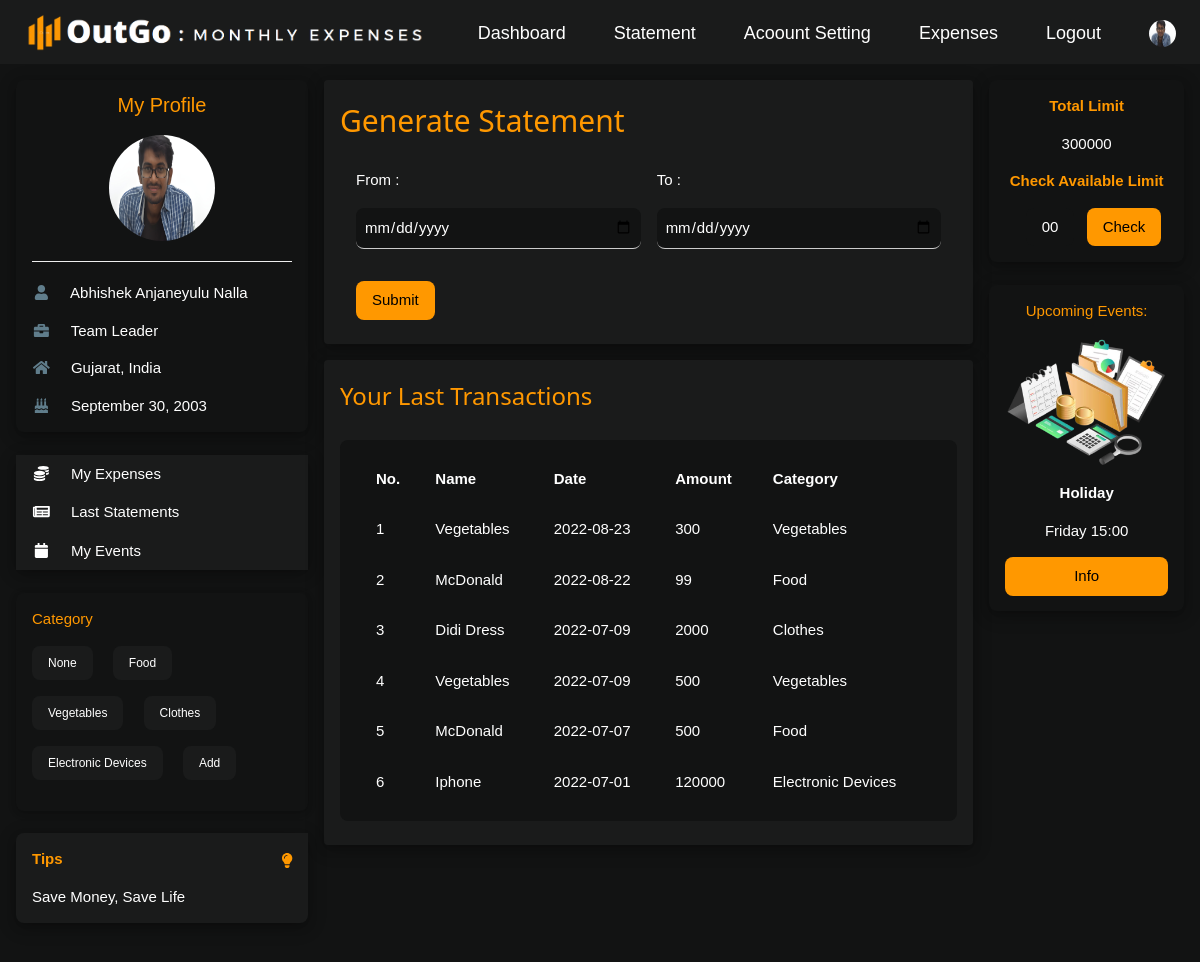
Page /user/statement.php (signed in) on the committed database.
### tables this page shows
CREATE TABLE `tbl_user` (
  `u_id` int(11) NOT NULL,
  `name` varchar(255) DEFAULT NULL,
  `username` varchar(255) DEFAULT NULL,
  `email` varchar(255) NOT NULL,
  `phone_no` varchar(10) DEFAULT NULL,
  `password` varchar(100) NOT NULL,
  `dob` date DEFAULT NULL,
  `age` int(11) DEFAULT NULL,
  `job` varchar(255) DEFAULT NULL,
  `salary` int(11) DEFAULT NULL,
  `expense_limit` int(11) DEFAULT NULL,
  `address` varchar(255) DEFAULT NULL,
  `city` varchar(255) DEFAULT NULL,
  `state` varchar(255) DEFAULT NULL,
  `country` varchar(255) DEFAULT NULL,
  `bio` varchar(510) DEFAULT NULL,
  `image` varchar(255) NOT NULL,
  `log` int(11) NOT NULL DEFAULT 0,
  `joined_since` date DEFAULT NULL
);

CREATE TABLE `tbl_category` (
  `c_id` int(11) NOT NULL,
  `cname` varchar(255) NOT NULL,
  `createdAt` date NOT NULL
);

CREATE TABLE `tbl_tips` (
  `t_id` int(11) NOT NULL,
  `msg` varchar(255) NOT NULL
);

CREATE TABLE `tbl_expenses` (
  `e_id` int(11) NOT NULL,
  `u_id` int(11) NOT NULL,
  `ename` varchar(255) NOT NULL,
  `date` date NOT NULL,
  `time` time DEFAULT NULL,
  `amount` varchar(10) NOT NULL,
  `category` varchar(255) NOT NULL,
  `comment` varchar(255) DEFAULT NULL
);

### user/statement.php (the view, shortened to what this page needs)
<?php
    if(isset($_SESSION['user']))
    {
        include '../connection.php';
        $userId=$_SESSION['user'];
        $ttl_amt=0;
        $index=0;
        $userDetails="SELECT * FROM tbl_user WHERE u_id='$userId'";
        $userDetailsResult=mysqli_query($conn,$userDetails);
        $userInfo=mysqli_fetch_assoc($userDetailsResult);
        $userName=$userInfo['name'];
        $userJob=$userInfo['job'];
        $userState=$userInfo['state'];
        $userCountry=$userInfo['country'];
        $dob=$userInfo['dob'];
        $image=$userInfo['image'];
        $date1=date_create($dob);
        $dob=date_format($date1,"F d, Y");
        $fetchExpenses="SELECT * FROM tbl_expenses WHERE u_id='$userId'";
        $fetchExpensesResult=mysqli_query($conn,$fetchExpenses);
        $allExpenses=mysqli_fetch_all($fetchExpensesResult,MYSQLI_ASSOC);
        foreach($allExpenses as $exp)
        {
            $amt=$exp['amount'];
            $ttl_amt=$ttl_amt+$amt;
        }
        $total_limit=$userInfo['expense_limit'];
        $limit=$total_limit-$ttl_amt;
        $fetchCategory="SELECT * FROM tbl_category";
        $fetchCategoryResult=mysqli_query($conn,$fetchCategory);
        $allCategory=mysqli_fetch_all($fetchCategoryResult,MYSQLI_ASSOC);
        ?>
<!DOCTYPE html>
<html>
<head>
    <link rel="stylesheet" href="../dj-style.css">
    <link rel="stylesheet" href="https://use.fontawesome.com/releases/v5.0.7/css/all.css">
</head>
<body class="dj-premium">
    <div class="dj-top">
        <div class="dj-bar dj-silver dj-left-align dj-large">
            <a href="#" class="dj-bar-item dj-padding-large"><img src="../images/1111.png" width="400rem"
                    height="40rem"></a>
            <a href="#" class="dj-bar-item dj-hide-small dj-right dj-padding-large dj-remove-underline"
                style="margin-top: 0.5rem;" title="My Account">
                <img src="<?php echo "../uploadProfiles/".$image; ?>" class="dj-circle" style="height:27px;width:27px" alt="Avatar">
            </a>
            <a href="../logout.php" class="dj-bar-item dj-hide-small dj-padding-large dj-remove-underline dj-right"
                style="margin-top: 0.5rem;" title="Logout">Logout</a>
            <a href="myexpenses.php" class="dj-bar-item dj-hide-small dj-padding-large dj-remove-underline dj-right"
                style="margin-top: 0.5rem;" title="Expenses">Expenses</a>
            <a href="#" class="dj-bar-item dj-hide-small dj-padding-large dj-remove-underline dj-right"
                style="margin-top: 0.5rem;" title="Account Settings">Acoount Setting</a>
            <a href="#" class="dj-bar-item dj-hide-small dj-padding-large dj-remove-underline dj-right"
                style="margin-top: 0.5rem;" title="Statement">Statement</a>
            <a href="dashboard.php" class="dj-bar-item dj-hide-small dj-padding-large dj-remove-underline dj-right"
                style="margin-top: 0.5rem;" title="Statement">Dashboard</a>
        </div>
    </div>
    <div class="dj-container dj-content" style="max-width:1400px;margin-top:80px">
        <div class="dj-row">
            <div class="dj-col m3">
                <div class="dj-card-4 dj-round-large dj-premium dj-hover-shadow-white">
                    <div class="dj-container">
                        <h4 class="dj-center dj-text-orange"><a href="myprofile.php" style="text-decoration: none;">My
                                Profile</a></h4>
                        <p class="dj-center"><img src="<?php echo "../uploadProfiles/".$image; ?>" class="dj-circle"
                                style="height:106px;width:106px" alt="Avatar"></p>
                        <hr>
                        <p><i class="fa fa-user fa-fw dj-margin-right dj-text-theme"></i> <?php echo $userName; ?></p>
                        <p><i class="fa fa-briefcase fa-fw dj-margin-right dj-text-theme"></i> <?php echo $userJob; ?>
                        </p>
                        <p><i class="fa fa-home fa-fw dj-margin-right dj-text-theme"></i>
                            <?php echo "$userState, ".$userCountry; ?></p>
                        <p><i class="fa fa-birthday-cake fa-fw dj-margin-right dj-text-theme"></i> <?php echo $dob; ?>
                        </p>
                    </div>
                </div>
                <br>
                <div class="dj-card-4 dj-round-large dj-hover-shadow-white">
                    <div class="dj-silver">
                        <button onclick="myFunction('Demo1')" class="dj-button dj-block dj-left-align"><i
                                class="fa fa-coins fa-fw dj-margin-right"></i> My Expenses</button>
                        <button onclick="myFunction('Demo2')" class="dj-button dj-block dj-left-align"><i
                                class="fa fa-newspaper fa-fw dj-margin-right"></i> Last Statements</button>
                        <button onclick="myFunction('Demo3')" class="dj-button dj-block dj-left-align"><i
                                class="fa fa-calendar fa-fw dj-margin-right"></i> My Events</button>
                    </div>
                </div>
                <br>
                <div class="dj-card dj-round-large dj-premium dj-hide-small dj-hover-shadow-white">
                    <div class="dj-container">
                        <p class="dj-text-orange">Category</p>
                        <p>
                            <?php
                            foreach($allCategory as $cat)
                            {
                                $ca_name=$cat['cname'];
                            ?>
                            <span
                                class="dj-tag dj-small dj-silver dj-round-large dj-padding dj-margin-bottom dj-margin-right"><?php echo $ca_name; ?></span>
                            <?php
                            }
                            ?>
                            <span
                                class="dj-tag dj-small dj-silver dj-round-large dj-padding dj-margin-bottom dj-margin-right"><a href="#" style="text-decoration: none;">Add</a></span>
                        </p>
                    </div>
                </div>
                <br>
                <div
                    class="dj-container dj-display-container dj-round-large dj-silver dj-card-4 dj-margin-bottom dj-hide-small dj-hover-shadow-white">
                    <span onclick="this.parentElement.style.display='none'" class="dj-button dj-display-topright">
                        <i class="fa fa-lightbulb dj-text-orange" style="margin-top: 12px;"></i>
                    </span>
                    <?php
                        $views=$_SESSION['views'];
                        $sql="SELECT * FROM tbl_tips WHERE t_id='$views'";
                        $result=mysqli_query($conn,$sql);
                        $num=mysqli_num_rows($result);
                        if($num)
                        {
                            $sql="SELECT * FROM tbl_tips WHERE t_id='$views'";
                            $result=mysqli_query($conn,$sql);
                            $allTips=mysqli_fetch_assoc($result);
                            ?>
                            <p class="dj-text-orange"><strong>Tips</strong></p>
                            <p><?php echo $allTips['msg']; ?></p>
                            <?php
                        }
                    ?>
                </div>
            </div>
            <div class="dj-col m7">
                <div class="dj-row-padding">
                    <div class="dj-col m12">
                        <div class="dj-card-4 dj-round dj-silver dj-hover-shadow-white">
                            <div class="dj-container dj-padding dj-margin-bottom">
                                <h2 class="dj-text-orange">Generate Statement</h2>
                                <form action="generatestatement.php" method="post">
                                    <div class="dj-row-padding">
                                        <div class="dj-half">
                                            <span class="dj-left dj-padding-16">From :</span>
                                            <input type="date" class="dj-input dj-round-large dj-premium" name="from"
                                                required>
                                        </div>
                                        <div class="dj-half">
                                            <span class="dj-left dj-padding-16">To :</span>
                                            <input type="date" placeholder="yyyy-mm-dd"
                                                class="dj-input dj-round-large dj-premium" name="to" required>
                                        </div>
                                    </div>
                                    <button name="btnstmt"
                                        class="dj-margin-top-32 dj-margin-left dj-margin-bottom dj-button dj-orange dj-round-large">Submit</button>
                                </form>
                            </div>
                        </div>
                        <div class="dj-card-4 dj-round dj-silver dj-hover-shadow-white">
                            <div class="dj-container dj-padding dj-margin-bottom">
                                <h3 class="dj-text-orange">Your Last Transactions</h3>
                                <table
                                    class="dj-premium dj-margin-top dj-padding dj-round-large dj-hover-shadow-white dj-margin-bottom dj-left"
                                    cellpadding="8" cellspacing="12" style="width:100% ;">
                                    <tr style="text-align: left;">
                                        <th>No.</th>
                                        <th>Name</th>
                                        <th>Date</th>
                                        <th>Amount</th>
                                        <th>Category</th>
                                    </tr>
                                    <?php
                                        $fetchTransaction="SELECT * FROM tbl_expenses WHERE u_id='$userId' ORDER BY date DESC LIMIT 7";
                                        $fetchTransactionResult=mysqli_query($conn,$fetchTransaction);
                                        $allTransaction=mysqli_fetch_all($fetchTransactionResult,MYSQLI_ASSOC);
                                        foreach($allTransaction as $transactionresult)
                                        {
                                            $index++;
                                    ?>
                                    <tr>
                                        <td><?php echo $index; ?></td>
                                        <td><?php echo $transactionresult['ename']; ?></td>
                                        <td><?php echo $transactionresult['date']; ?></td>
                                        <td><?php echo $transactionresult['amount']; ?></td>
                                        <td><?php echo $transactionresult['category']; ?></td>
                                    </tr>
                                    <?php
                                        }
                                    ?>
                                </table>
                            </div>
                        </div>
                    </div>
                </div>
            </div>
            <div class="dj-col m2">
                <div class="dj-card-4 dj-round-large dj-premium dj-center dj-hover-shadow-white">
                    <div class="dj-container">
                        <p class="dj-text-orange"><b>Total Limit</b></p>
                        <p><?php echo $total_limit; ?></p>
                        <p class="dj-text-orange"><b>Check Available Limit</b></p>
                        <div class="dj-row-padding dj-margin-bottom">
                            <?php
                        if(isset($_REQUEST['btnCheck']))
                        {
                        ?>
                            <div class="dj-half">
                                <button class="dj-padding dj-premium dj-round-large"
                                    style="border: none;"><?php echo $limit; ?></button>
                            </div>
                            <?php
                        }
                        else
                        {
                        ?>
                            <div class="dj-half">
                                <button class="dj-padding dj-premium dj-round-large" style="border: none;">00</button>
                            </div>
                            <?php
                        }
                        ?>
                            <form action="" method="post">
                                <div class="dj-half">
                                    <button name="btnCheck" class="dj-button dj-orange dj-round-large">Check</button>
                                </div>
                            </form>
                        </div>
                    </div>
                </div>
                <br>
                <div class="dj-card-4 dj-round-large dj-premium dj-center dj-hover-shadow-white">
                    <div class="dj-container">
                        <p class="dj-text-orange">Upcoming Events:</p>
                        <img src="../images/f1.png" alt="Forest" style="width:100%;">
                        <p><strong>Holiday</strong></p>
                        <p>Friday 15:00</p>
                        <p><button class="dj-button dj-block dj-orange dj-round-large">Info</button></p>
                    </div>
                </div>
            </div>
        </div>
    </div>
    <br>
</body>
</html>
<?php
}
else
{
	header("location: ../login.php");
}
?>

### rows in the picture
tbl_user: image (picture), name "Abhishek Anjaneyulu Nalla", job "Team Leader", state "Gujarat", country "India", dob "September 30, 2003", expense_limit "300000"
tbl_category: cname "None"
tbl_category: cname "Food"
tbl_category: cname "Vegetables"
tbl_category: cname "Clothes"
tbl_category: cname "Electronic Devices"
tbl_tips: msg "Save Money, Save Life"
tbl_expenses: ename "Vegetables", date "2022-08-23", amount "300", category "Vegetables"
tbl_expenses: ename "McDonald", date "2022-08-22", amount "99", category "Food"
tbl_expenses: ename "Didi Dress", date "2022-07-09", amount "2000", category "Clothes"
tbl_expenses: ename "Vegetables", date "2022-07-09", amount "500", category "Vegetables"
tbl_expenses: ename "McDonald", date "2022-07-07", amount "500", category "Food"
tbl_expenses: ename "Iphone", date "2022-07-01", amount "120000", category "Electronic Devices"
